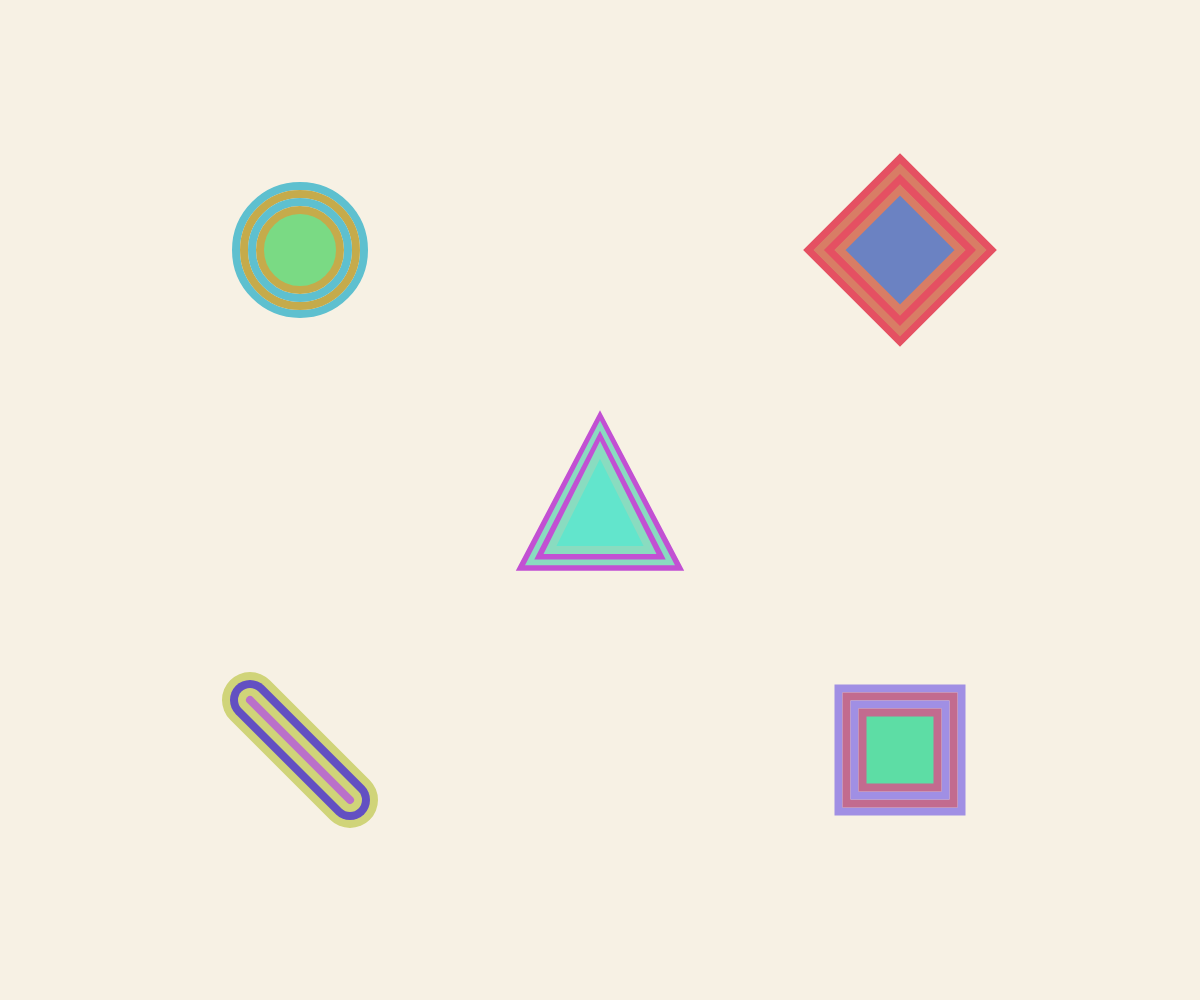
Frame 1 (no input)
Frame 60 (no input): identical to frame 1, image omitted
Frame 120 (the mouse pressed at the canvas centre since frame 60): identical to frame 1, image omitted

The p5.js sketch that drew this single still picture (run headless with seeded random() and noise() and a simulated clock; from frame 60 on, the mouse is pressed at the canvas centre):

// p5.js sketch
// ── sketch.js
let positions = [
  { x: 0.25, y: 0.25 },
  { x: 0.25, y: 0.75 },
  { x: 0.50, y: 0.50 },
  { x: 0.75, y: 0.25 },
  { x: 0.75, y: 0.75 }
];

let assignedPositions = [];
let shapeColors = [];

// Cor de fundo pastel (creme suave)
const BG_HUE = 40;
const BG_SAT = 8;
const BG_BRI = 97;

function setup() {
  createCanvas(windowWidth, windowHeight);
  rectMode(CENTER);

  colorMode(HSB, 360, 100, 100);

  // Sorteia as 5 posições fixas sem repetição
  assignedPositions = shuffle([...positions]);

  let usedColors = [color(BG_HUE, BG_SAT, BG_BRI)]; // Evita a cor de fundo

  // Gera 3 cores pastel únicas por objeto: 1 para o preenchimento (fill) e 2 alternadas para o contorno/irradiações
  for (let i = 0; i < 5; i++) {
    shapeColors.push({
      fill: generateUniquePastelColor(usedColors),   // Cor própria de preenchimento
      colorA: generateUniquePastelColor(usedColors), // 1ª cor das irradiações
      colorB: generateUniquePastelColor(usedColors)  // 2ª cor das irradiações
    });
  }
}

function draw() {
  background(BG_HUE, BG_SAT, BG_BRI);

  let s = min(width, height) * 0.05;
  let t = 8; // Espessura de cada contorno colado

  // 1. Linha
  let p0 = getCoords(assignedPositions[0]);
  let c0 = shapeColors[0];
  // Irradiações alternando Cor A e Cor B
  for (let i = 3; i >= 1; i--) {
    stroke(i % 2 === 0 ? c0.colorB : c0.colorA);
    strokeWeight(t + i * (t * 2));
    line(p0.x - s, p0.y - s, p0.x + s, p0.y + s);
  }
  // Linha central usando a cor 'fill' exclusiva
  stroke(c0.fill);
  strokeWeight(t);
  line(p0.x - s, p0.y - s, p0.x + s, p0.y + s);

  // 2. Quadrado
  let p1 = getCoords(assignedPositions[1]);
  let c1 = shapeColors[1];
  drawWithAlternatingStrokes(c1, t,
    () => rect(p1.x, p1.y, s * 1.5, s * 1.5),
    (offset) => rect(p1.x, p1.y, s * 1.5 + offset * 2, s * 1.5 + offset * 2)
  );

  // 3. Triângulo
  let p2 = getCoords(assignedPositions[2]);
  let c2 = shapeColors[2];
  drawWithAlternatingStrokes(c2, t,
    () => triangle(p2.x, p2.y - s, p2.x - s, p2.y + s, p2.x + s, p2.y + s),
    (offset) => triangle(
      p2.x, p2.y - s - offset * 1.3,
      p2.x - s - offset * 1.15, p2.y + s + offset * 0.7,
      p2.x + s + offset * 1.15, p2.y + s + offset * 0.7
    )
  );

  // 4. Círculo
  let p3 = getCoords(assignedPositions[3]);
  let c3 = shapeColors[3];
  drawWithAlternatingStrokes(c3, t,
    () => circle(p3.x, p3.y, s * 1.6),
    (offset) => circle(p3.x, p3.y, s * 1.6 + offset * 2)
  );

  // 5. Losango
  let p4 = getCoords(assignedPositions[4]);
  let c4 = shapeColors[4];
  drawWithAlternatingStrokes(c4, t,
    () => quad(p4.x, p4.y - s * 1.2, p4.x + s * 1.2, p4.y, p4.x, p4.y + s * 1.2, p4.x - s * 1.2, p4.y),
    (offset) => quad(
      p4.x, p4.y - (s * 1.2 + offset * 1.3),
      p4.x + (s * 1.2 + offset * 1.3), p4.y,
      p4.x, p4.y + (s * 1.2 + offset * 1.3),
      p4.x - (s * 1.2 + offset * 1.3), p4.y
    )
  );
}

// Renderiza as irradiações alternando entre Cor A e Cor B, mantendo o preenchimento com sua cor única
function drawWithAlternatingStrokes(colorsObj, t, drawBaseShape, drawExpandedShape) {
  noFill();
  strokeWeight(t);

  // Irradiações coladas (3, 2, 1) alternando entre Cor A e Cor B
  for (let i = 3; i >= 1; i--) {
    let strokeCol = (i % 2 === 0) ? colorsObj.colorB : colorsObj.colorA;
    stroke(strokeCol);
    drawExpandedShape(i * t);
  }

  // Preenchimento com a cor 'fill' (totalmente distinta) e o contorno principal colado
  fill(colorsObj.fill);
  stroke(colorsObj.colorB);
  strokeWeight(t);
  drawBaseShape();
}

// Gera cores pastel únicas evitando repetições e tons próximos ao fundo
function generateUniquePastelColor(usedList) {
  let candidate;
  let valid = false;
  let attempts = 0;

  while (!valid && attempts < 3000) {
    attempts++;
    let h = random(0, 360);
    let s = random(35, 65);
    let b = random(75, 92);

    candidate = color(h, s, b);
    valid = true;

    let r1 = red(candidate);
    let g1 = green(candidate);
    let b1 = blue(candidate);

    for (let i = 0; i < usedList.length; i++) {
      let existing = usedList[i];
      let r2 = red(existing);
      let g2 = green(existing);
      let b2 = blue(existing);

      let d = dist(r1, g1, b1, r2, g2, b2);
      let minDist = (i === 0) ? 55 : 30; // Distância mínima da cor de fundo e das outras cores

      if (d < minDist) {
        valid = false;
        break;
      }
    }
  }

  usedList.push(candidate);
  return candidate;
}

function getCoords(posRatio) {
  return {
    x: posRatio.x * width,
    y: posRatio.y * height
  };
}

function windowResized() {
  resizeCanvas(windowWidth, windowHeight);
}
